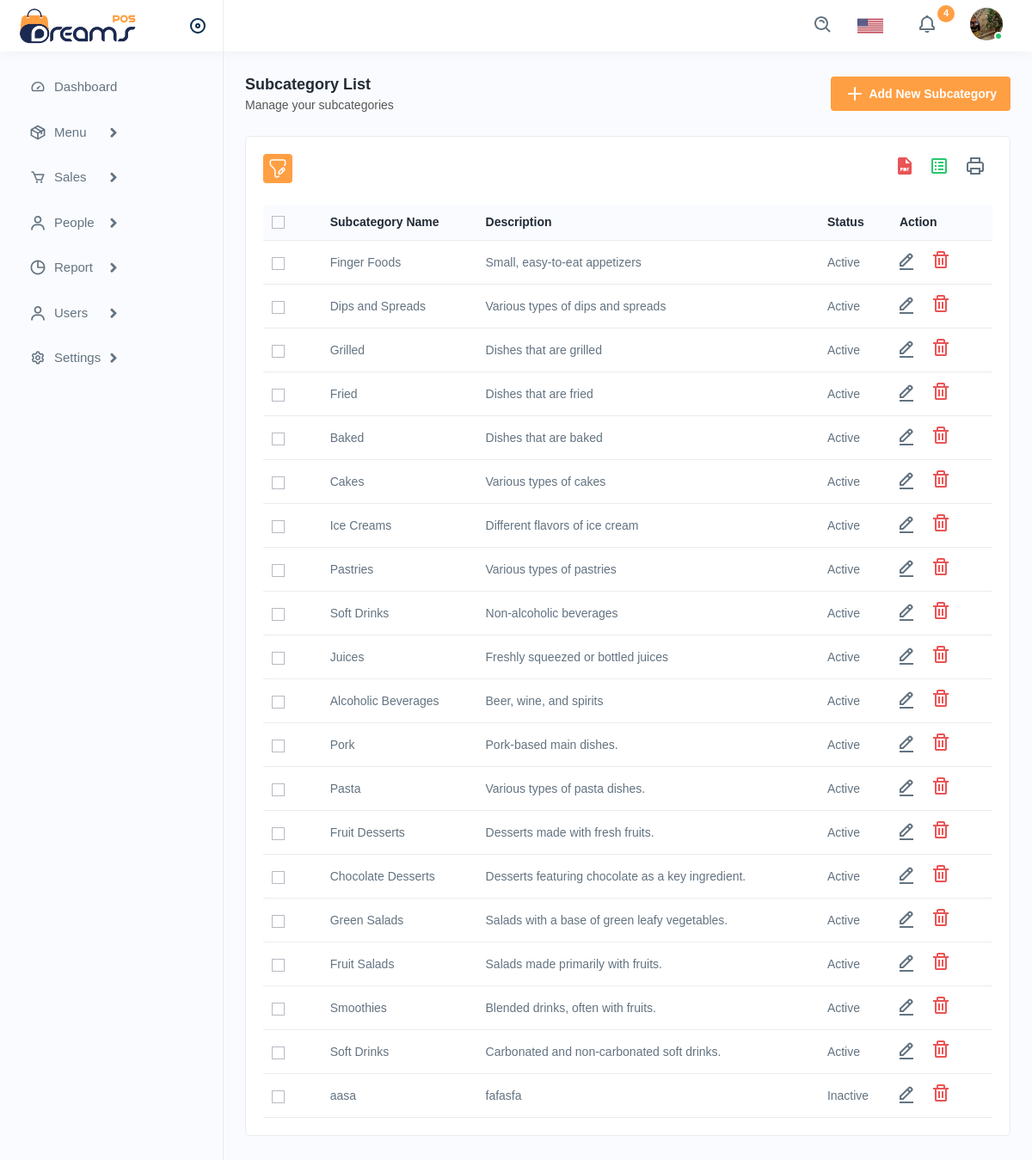
Screenshot of /subcategorylist.php with the database file from the repository.
### tables this page shows
CREATE TABLE `subcategories` (
  `sub_id` int(11) NOT NULL,
  `c_id` int(11) DEFAULT NULL,
  `subcategory_name` varchar(255) NOT NULL,
  `description` text DEFAULT NULL,
  `status` enum('Active','Inactive') NOT NULL
);

### subcategorylist.php (the view, shortened to what this page needs)
<?php
include 'db/config.php';
$rows = mysqli_query($conn, "SELECT * FROM subcategories");
?>
<!DOCTYPE html>
<html lang="en">
<head>
    <link rel="stylesheet" href="assets/css/bootstrap.min.css" />
    <link rel="stylesheet" href="assets/css/animate.css" />
    <link rel="stylesheet" href="assets/plugins/select2/css/select2.min.css" />
    <link rel="stylesheet" href="assets/css/dataTables.bootstrap4.min.css" />
    <link rel="stylesheet" href="assets/plugins/fontawesome/css/fontawesome.min.css" />
    <link rel="stylesheet" href="assets/plugins/fontawesome/css/all.min.css" />
    <link rel="stylesheet" href="assets/css/style.css" />
</head>
<body>
    <div class="main-wrapper">
        <div class="header">
            <?php include 'php/header.php'; ?>
        </div>
        <?php include 'php/sidebar.php'; ?>
        <div class="page-wrapper">
            <div class="content">
                <div class="page-header">
                    <div class="page-title">
                        <h4>Subcategory List</h4>
                        <h6>Manage your subcategories</h6>
                    </div>
                    <div class="page-btn">
                        <a href="addsubcategory.php" class="btn btn-added">
                            <img src="assets/img/icons/plus.svg" alt="img" class="me-1" />Add New Subcategory
                        </a>
                    </div>
                </div>
                <div class="card">
                    <div class="card-body">
                        <div class="table-top">
                            <div class="search-set">
                                <div class="search-path">
                                    <a class="btn btn-filter" id="filter_search">
                                        <img src="assets/img/icons/filter.svg" alt="img" />
                                    </a>
                                </div>
                                <div class="search-input">
                                    <a class="btn btn-searchset">
                                    </a>
                                </div>
                            </div>
                            <div class="wordset">
                                <ul>
                                    <li>
                                        <a data-bs-toggle="tooltip" data-bs-placement="top" title="pdf">
                                            <img src="assets/img/icons/pdf.svg" alt="img" />
                                        </a>
                                    </li>
                                    <li>
                                        <a data-bs-toggle="tooltip" data-bs-placement="top" title="excel">
                                            <img src="assets/img/icons/excel.svg" alt="img" />
                                        </a>
                                    </li>
                                    <li>
                                        <a data-bs-toggle="tooltip" data-bs-placement="top" title="print">
                                            <img src="assets/img/icons/printer.svg" alt="img" />
                                        </a>
                                    </li>
                                </ul>
                            </div>
                        </div>
                        <div id="table">
                            <div class="table-responsive">
                                <table class="table datanew">
                                    <thead>
                                        <tr>
                                            <th>
                                                <label class="checkboxs">
                                                    <span class="checkmarks"></span>
                                                </label>
                                            </th>
                                            <th>Subcategory Name</th>
                                            <th>Description</th>
                                            <th>Status</th>
                                            <th>Action</th>
                                        </tr>
                                    </thead>
                                    <tbody>
                                        <?php foreach($rows as $row) : ?>
                                        <tr>
                                            <td>
                                                <label class="checkboxs">
                                                    <span class="checkmarks"></span>
                                                </label>
                                            </td>
                                            <td><?php echo htmlspecialchars($row['subcategory_name']); ?></td>
                                            <td><?php echo htmlspecialchars($row['description']); ?></td>
                                            <td><?php echo htmlspecialchars($row['status']); ?></td>
                                            <td>
                                                <a class="me-3" href="editsubcategory.php?id=<?php echo $row['c_id']; ?>">
                                                    <img src="assets/img/icons/edit.svg" alt="img" />
                                                </a>
                                                <a class="me-3 confirm-text" href="javascript:void(0);" data-id="<?php echo htmlspecialchars($row['c_id']); ?>">
                                                    <img src="assets/img/icons/delete.svg" alt="img" />
                                                </a>
                                            </td>
                                        </tr>
                                        <?php endforeach; ?>
                                    </tbody>
                                </table>
                            </div>
                        </div>
                    </div>
                </div>
            </div>
        </div>
</body>
</html>

### php/header.php (shortened to what this page needs)
<div class="header-left active">
          <a href="index.html" class="logo">
            <img src="assets/img/logo.png" alt="" />
          </a>
          <a id="toggle_btn" href="javascript:void(0);"> </a>
        </div>
        <ul class="nav user-menu">
          <li class="nav-item">
            <div class="top-nav-search">
              <form action="#">
                <a class="btn" id="searchdiv"
                  ><img src="assets/img/icons/search.svg" alt="img"
                /></a>
              </form>
            </div>
          </li>
          <li class="nav-item dropdown has-arrow flag-nav">
            <a
              class="nav-link dropdown-toggle"
              data-bs-toggle="dropdown"
              href="javascript:void(0);"
              role="button"
            >
              <img src="assets/img/flags/us1.png" alt="" height="20" />
            </a>
          </li>
          <li class="nav-item dropdown">
            <a
              href="javascript:void(0);"
              class="dropdown-toggle nav-link"
              data-bs-toggle="dropdown"
            >
              <img src="assets/img/icons/notification-bing.svg" alt="img" />
              <span class="badge rounded-pill">4</span>
            </a>
          </li>
          <li class="nav-item dropdown has-arrow main-drop">
            <a
              href="javascript:void(0);"
              class="dropdown-toggle nav-link userset"
              data-bs-toggle="dropdown"
            >
              <span class="user-img"
                ><img src="assets/img/profiles/avator1.jpg" alt="" />
                <span class="status online"></span
              ></span>
            </a>
          </li>
        </ul>
      </div>

### php/sidebar.php (shortened to what this page needs)
<div class="sidebar" id="sidebar">
  <div class="sidebar-inner slimscroll">
    <div id="sidebar-menu" class="sidebar-menu">
      <ul>
        <li>
          <a href="index.html"><img src="assets/img/icons/dashboard.svg" alt="img" /><span>
              Dashboard</span>
          </a>
        </li>
        <li class="submenu">
          <a href="javascript:void(0);"><img src="assets/img/icons/product.svg" alt="img" /><span>
              Menu</span>
            <span class="menu-arrow"></span></a>
        </li>
        <li class="submenu">
          <a href="javascript:void(0);"><img src="assets/img/icons/sales1.svg" alt="img" /><span>
              Sales</span>
            <span class="menu-arrow"></span></a>
        </li>
        <li class="submenu">
          <a href="javascript:void(0);"><img src="assets/img/icons/users1.svg" alt="img" /><span>
              People</span>
            <span class="menu-arrow"></span></a>
        </li>
        <li class="submenu">
          <a href="javascript:void(0);"><img src="assets/img/icons/time.svg" alt="img" /><span>
              Report</span>
            <span class="menu-arrow"></span></a>
        </li>
        <li class="submenu">
          <a href="javascript:void(0);"><img src="assets/img/icons/users1.svg" alt="img" /><span>
              Users</span>
            <span class="menu-arrow"></span></a>
        </li>
        <li class="submenu">
          <a href="javascript:void(0);"><img src="assets/img/icons/settings.svg" alt="img" /><span>
              Settings</span>
            <span class="menu-arrow"></span></a>
        </li>
      </ul>
    </div>
  </div>
</div>

### rows the page displays
subcategories: subcategory_name "Finger Foods", description "Small, easy-to-eat appetizers", status "Active"
subcategories: subcategory_name "Dips and Spreads", description "Various types of dips and spreads", status "Active"
subcategories: subcategory_name "Grilled", description "Dishes that are grilled", status "Active"
subcategories: subcategory_name "Fried", description "Dishes that are fried", status "Active"
subcategories: subcategory_name "Baked", description "Dishes that are baked", status "Active"
subcategories: subcategory_name "Cakes", description "Various types of cakes", status "Active"
subcategories: subcategory_name "Ice Creams", description "Different flavors of ice cream", status "Active"
subcategories: subcategory_name "Pastries", description "Various types of pastries", status "Active"
subcategories: subcategory_name "Soft Drinks", description "Non-alcoholic beverages", status "Active"
subcategories: subcategory_name "Juices", description "Freshly squeezed or bottled juices", status "Active"
subcategories: subcategory_name "Alcoholic Beverages", description "Beer, wine, and spirits", status "Active"
subcategories: subcategory_name "Pork", description "Pork-based main dishes.", status "Active"
subcategories: subcategory_name "Pasta", description "Various types of pasta dishes.", status "Active"
subcategories: subcategory_name "Fruit Desserts", description "Desserts made with fresh fruits.", status "Active"
subcategories: subcategory_name "Chocolate Desserts", description "Desserts featuring chocolate as a key ingredient.", status "Active"
subcategories: subcategory_name "Green Salads", description "Salads with a base of green leafy vegetables.", status "Active"
subcategories: subcategory_name "Fruit Salads", description "Salads made primarily with fruits.", status "Active"
subcategories: subcategory_name "Smoothies", description "Blended drinks, often with fruits.", status "Active"
subcategories: subcategory_name "Soft Drinks", description "Carbonated and non-carbonated soft drinks.", status "Active"
subcategories: subcategory_name "aasa", description "fafasfa", status "Inactive"
